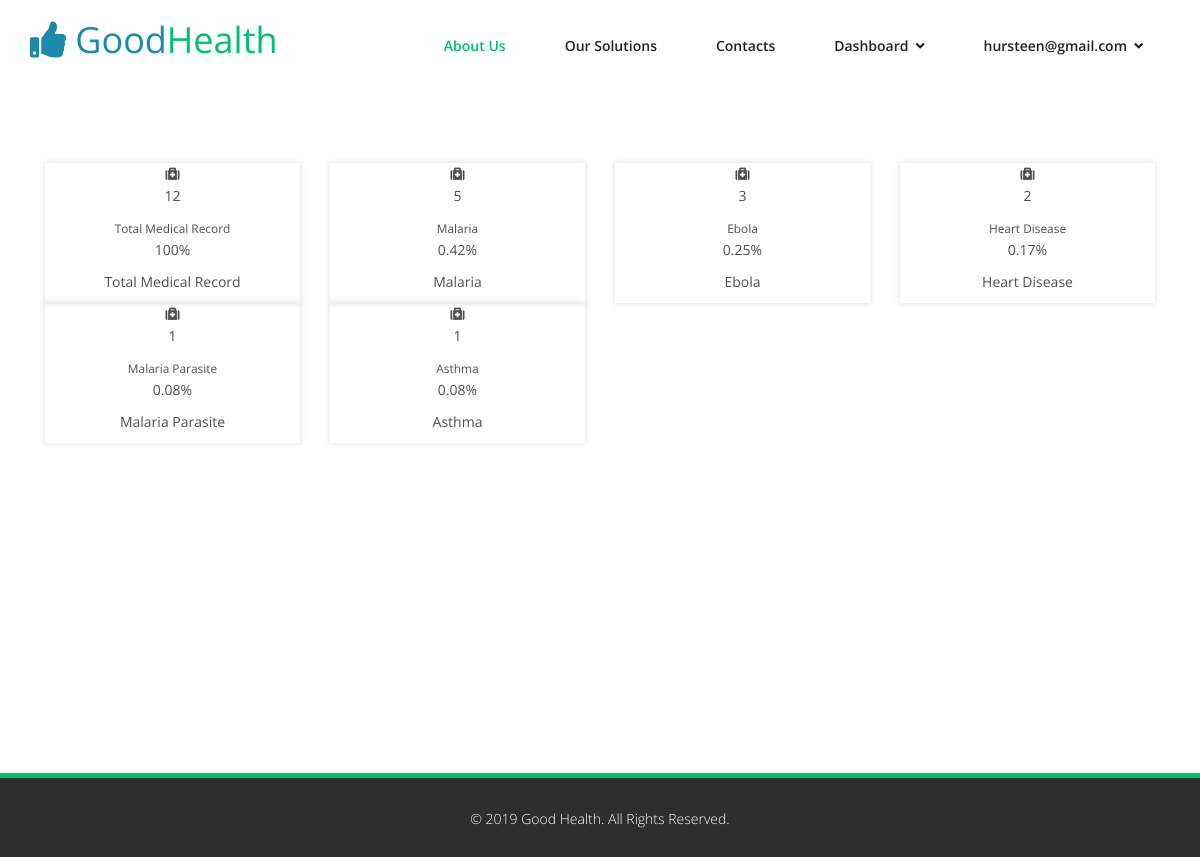
The page /dashboard/medical-statistics (signed in) on the database its author committed.
### accounts/models.py (models this page shows, shortened)
class User(AbstractBaseUser, PermissionsMixin):
    username = None
    email = models.EmailField(_('email address'), unique=True)
    first_name = models.CharField(_('first name'), max_length=30, blank=True)
    last_name = models.CharField(_('last name'), max_length=30, blank=True)
    date_joined = models.DateTimeField(
        _('date joined'), default=datetime.now)
    last_login = models.DateTimeField(
        _('last login'), default=datetime.now)
    is_active = models.BooleanField(_('active'), default=True)
    is_staff = models.BooleanField(_('is staff'), default=False)
    avatar = models.ImageField(upload_to='avatars/', null=True, blank=True)
    USERNAME_FIELD = 'email'
    REQUIRED_FIELDS = []
    objects = UserManager()
    class Meta:
        verbose_name = _('user')
        verbose_name_plural = _('users')

### dashboard/models.py (models this page shows, shortened)
class MedicalReport(models.Model):
     user_id = models.ForeignKey(User, on_delete=models.CASCADE, related_name='user_ids')
     gender = models.CharField(max_length=1)
     nationality = models.CharField(max_length=100)
     state = models.CharField(max_length=100)
     address = models.CharField(max_length=255)
     telephone = models.CharField(max_length=50)
     occupation = models.CharField(max_length=50)
     dob = models.DateField(blank=True, null=True)
     medical_condition = models.CharField(max_length=255)
     weight = models.IntegerField(blank=True, null=True)
     marital_status = models.CharField(max_length=1)
     date_added = models.DateTimeField(default=datetime.now, blank=True, null=True)
     date_updated = models.DateTimeField(default=datetime.now, blank=True, null=True)

### dashboard/views.py (the view)
# urls.py: path('medical-statistics', views.medical_statistics, name='medical_statistics'),
@login_required(login_url="/accounts/login")
def medical_statistics(request):
    all_medical_conditions = MedicalReport.objects.values_list('medical_condition')
    statistics = Counter(all_medical_conditions).most_common(11)
    all_statistics = Counter(all_medical_conditions)
    total_report = len(all_medical_conditions)
    i = sum_distincts = 0
    while i < len(statistics):
        sum_distincts += statistics[i][1]
        i += 1
    other_statistics = total_report - sum_distincts
    context = {'all_statistics': all_statistics, 'other_statistics': other_statistics,
               'statistics': statistics, 'total_report': total_report}
    return render(request, 'dashboard/medical_statistics.html', context)

### dashboard/templates/dashboard/medical_statistics.html
{% extends 'base.html' %}
{% block content %}
{% load static %}
{% load mathfilters %}
<section id="medical-statistics">
    <div class="container">
        <div class="col-md-3">
            <div class="col-md-12 pad-md-0 box-shadow each-statistics-section">
                <div class="col-md-12 pad-md-0 text-center">
                    <i class="fa fa-medkit primary-color"></i>
                </div>
                <div class="col-md-12 pad-md-0 first-p-container text-center">
                    <p class="first-statistics-p">{{total_report}}</p>
                    <small>Total Medical Record</small>
                </div>
                <div class="col-md-12 pad-md-0 percentage-statistics text-center">
                    <p>100%</p>
                </div>
                <div class="col-md-12 pad-md-0 title-of-illness text-center statistic-bg-green">
                    <p>Total Medical Record</p>
                </div>
            </div>
        </div>
    {% for statistic in statistics %}
        <div class="col-md-3">
            <div class="col-md-12 pad-md-0 box-shadow each-statistics-section">
                <div class="col-md-12 pad-md-0 text-center">
                    {% if forloop.counter|divisibleby:2 %}
                        <i class="fa fa-medkit primary-color"></i>
                    {% else %}
                    <i class="fa fa-medkit secondary-color"></i>
                    {% endif %}
                </div>
                <div class="col-md-12 pad-md-0 first-p-container text-center">
                    <p class="first-statistics-p">{{statistic.1}}</p>
                    <small>{{statistic.0.0|title }}</small>
                </div>
                <div class="col-md-12 pad-md-0 percentage-statistics text-center">
                    <p>
                        {% with numerator=statistic.1 denominator=total_report %}
                            {{ numerator|div:denominator|floatformat:'2' }}%
                        {% endwith %}
                    </p>
                </div>
                {% if forloop.counter|divisibleby:2 %}
                    <div class="col-md-12 pad-md-0 title-of-illness text-center statistic-bg-green">
                        <p>{{statistic.0.0|title}}</p>
                    </div>
                {% else %}
                    <div class="col-md-12 pad-md-0 title-of-illness text-center statistic-bg-blue">
                        <p>{{statistic.0.0|title}}</p>
                    </div>
                {% endif %}
            </div>
        </div>
    {% endfor %}
    </div>
</section>
{% endblock %}

### good_health/templates/base.html (shortened to what this page needs)
{% load static %}
<!DOCTYPE html>
<html lang="en">
<head>
    <link href="{% static 'assets/css/bootstrap.min.css' %}" rel="stylesheet">
    <link rel="stylesheet" href="https://use.fontawesome.com/releases/v5.6.3/css/all.css">
    <link href="{% static 'assets/css/animate.min.css' %}" rel="stylesheet">
    <link href="{% static 'assets/css/owl.carousel.min.css' %}" rel="stylesheet">
    <link href="{% static 'assets/css/icomoon.css' %}" rel="stylesheet">
    <link href="{% static 'assets/css/main.css' %}" rel="stylesheet">
    <link href="{% static 'assets/css/style.css' %}" rel="stylesheet">
    <link href="{% static 'assets/css/responsive.css' %}" rel="stylesheet">
    <link href="{% static 'assets/css/datepicker.min.css' %}" rel="stylesheet">
</head>
<body class="homepage">
    <header id="header">
        <nav class="navbar navbar-inverse" role="banner">
            <div class="container">
                <div class="navbar-header">
                    <a class="navbar-brand" href="{% url 'home' %}">
                        <a class="navbar-brand" href="{% url 'home' %}"><i class="fas fa-thumbs-up" style="color: #1c89aa;"></i>&nbsp;<span style="color: #1c89aa;">Good</span><span style="color: #00bf6f;">Health</span></a>
                    </a>
                </div>
                <div class="collapse navbar-collapse navbar-right">
                    <ul class="nav navbar-nav">
                        <li class="active"><a href="#">About Us</a></li>
                        <li><a href="#">Our Solutions</a></li>
                        <li><a href="#">Contacts</a></li>
                        {% if user.is_authenticated %}
                        <li class="dropdown">
                            <a href="#" class="dropdown-toggle" data-toggle="dropdown">Dashboard &nbsp;<i class="fa fa-angle-down"></i></a>
                        </li>
                        <li class="dropdown">
                            <a href="#" class="dropdown-toggle" data-toggle="dropdown">{{user.email}} &nbsp;<i class="fa fa-angle-down"></i></a>
                        </li>
                        {% endif %}
                    </ul>
                </div>
            </div>
        </nav>
    </header>
{% block content %}
{% endblock %}
<section >
</section>
<div class="container-fluid">
    <footer id="footer" class="midnight-blue">
        <div class="container">
            <div class="row">
                <div class="col-sm-12 text-center">
                    &copy; 2019 <a target="_blank" href="{% url 'home' %}" style="color: #fff;" title="Good Health">Good Health</a>.
                    All Rights Reserved.
                </div>
            </div>
        </div>
    </footer>
</div>
    </body>
    </html>

### good_health/static/assets/css/main.css (style rules this page uses)
body { background: #fff; font-family: 'Open Sans', sans-serif; color: #4e4e4e; line-height: 22px; }
a { color: #00bf6f; -webkit-transition: color 300ms, background-color 300ms; transition: color 300ms, background-color 300ms; }
body>section { padding: 70px 0; }
.navbar>.container .navbar-brand { margin-left: 0; }
.navbar-brand { padding: 0; margin: 0; }
.navbar { border-radius: 0; margin-bottom: 0; background: #fff; padding: 15px 0; padding-bottom: 0; }
.navbar-nav { margin-top: 12px; }
.navbar-nav>li { margin-left: 35px; padding-bottom: 28px; }
.navbar-inverse .navbar-nav>li>a { padding: 5px 12px; margin: 0; border-radius: 0px; color: #222; line-height: 24px; display: inline-block; font-weight: 600; border-bottom: 2px solid #fff; border-top: 2px solid #fff; }
.navbar-inverse { border: none; }
.navbar-inverse .navbar-brand { font-size: 36px; line-height: 50px; color: #fff; }
.navbar-inverse .navbar-nav>.active>a, .navbar-inverse .navbar-nav>.active>a:hover, .navbar-inverse .navbar-nav>.active>a:focus, .navbar-inverse .navbar-nav>.active>a:active, .navbar-inverse .navbar-nav>.open>a, .navbar-inverse .navbar-nav>.open>a:hover, .navbar-inverse .navbar-nav>.open>a:active, .navbar-inverse .navbar-nav>.open>a:focus { background-color: #fff; color: #00bf6f; }
.navbar-inverse .navbar-collapse, .navbar-inverse .navbar-form { border-top: 0; padding-bottom: 0; }
#footer { background: none repeat scroll 0 0 #2E2E2E; border-top: 5px solid #00bf6f; height: 84px; margin-top: 120px; }
#footer { padding-top: 30px; padding-bottom: 30px; color: #fff; background: #2e2e2e; font-weight: 300; }
#footer a { color: #fff; }

### good_health/static/assets/css/style.css (style rules this page uses)
.pad-md-0 { padding : 0px; }
.box-shadow { box-shadow: 0px 0px 5px 1px rgba(217,217,217,0.75); -webkit-box-shadow: 0px 0px 5px 1px rgba(217,217,217,0.75); -moz-box-shadow: 0px 0px 5px 1px rgba(217,217,217,0.75); }

### rows shown on the page
User: email "hursteen@gmail.com"
MedicalReport: id "1", medical_condition "Malaria Parasite", value "0.08"
MedicalReport: statistic "1", medical_condition "Asthma", value "0.08"

### other values the page prints
{{ total_report }} "12"
{{ statistic.1 }} "5" "3" "2"
{{ statistic.0.0|title }} "Malaria" "Ebola" "Heart Disease"
{{ numerator|div:denominator|floatformat:'2' }} "0.42" "0.25" "0.17"
{{ statistic.0.0|title }} "Malaria" "Heart Disease"
{{ statistic.0.0|title }} "Ebola"
